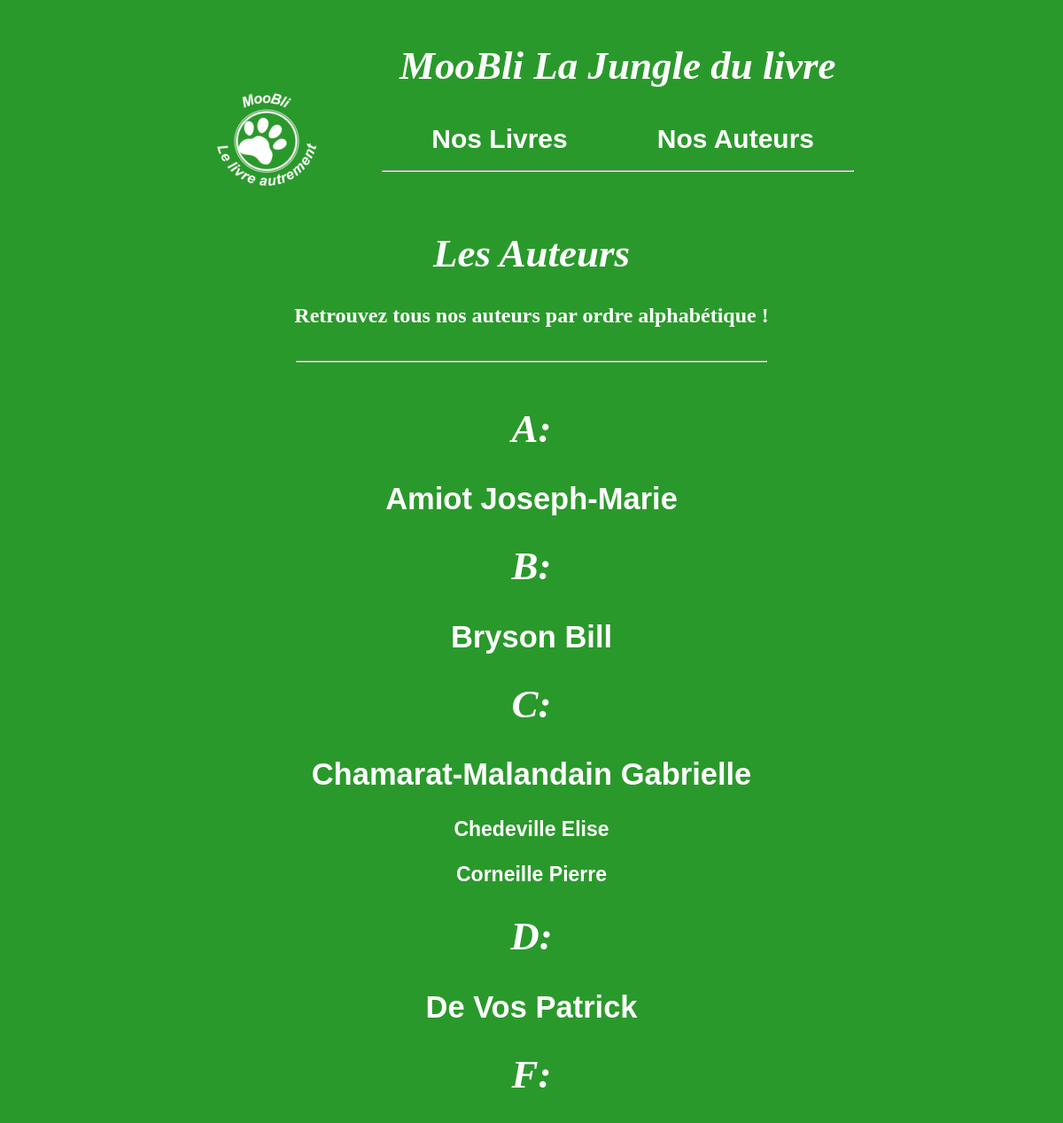
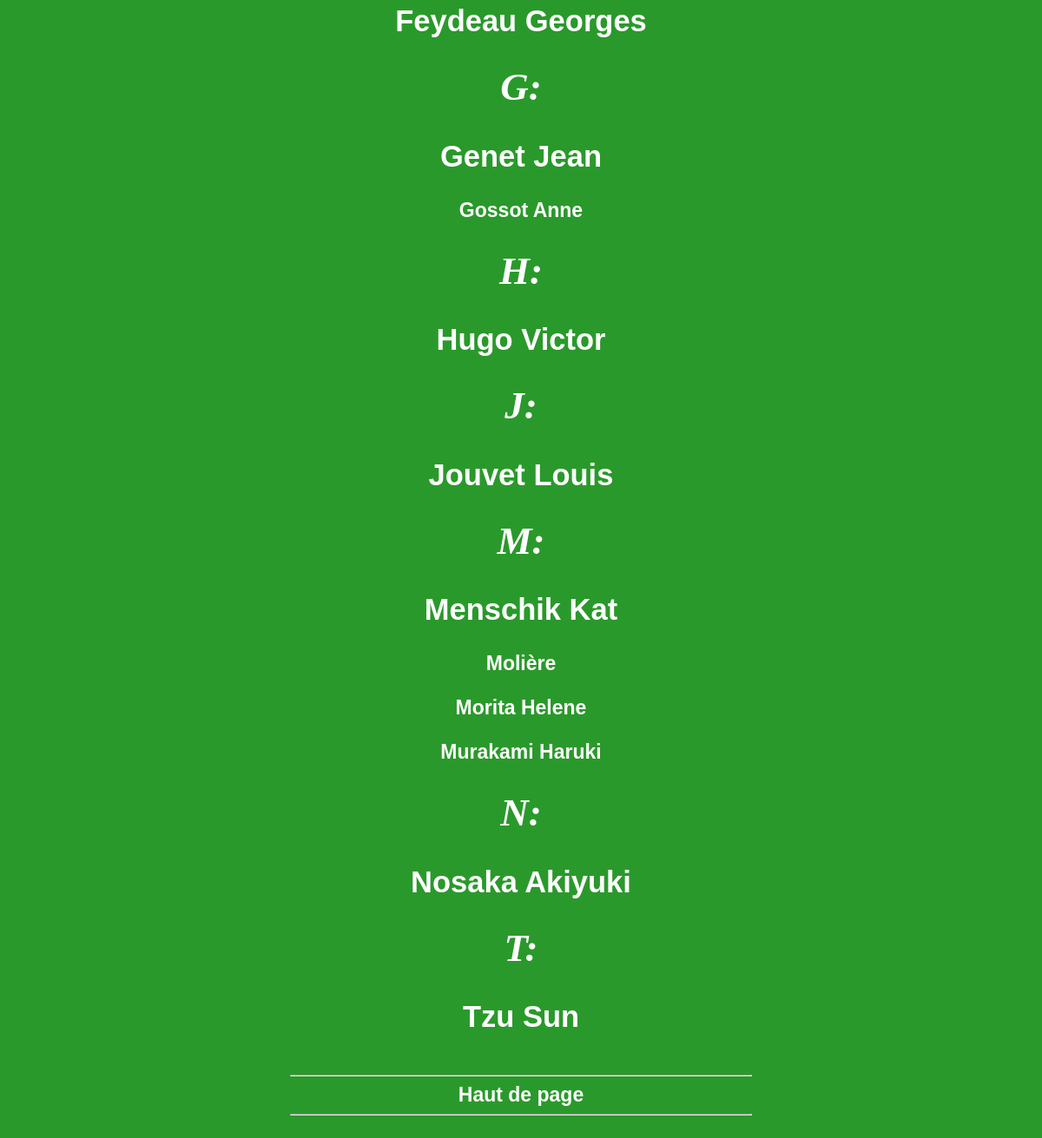
The page /list_auteur.php on the database its author committed (2 pictures, top to bottom).
### tables this page shows
CREATE TABLE `Personne` (
  `id` int(11) NOT NULL,
  `nom` varchar(150) NOT NULL,
  `prenom` varchar(150) DEFAULT NULL
);

### list_auteur.php (the view, shortened to what this page needs)
<!DOCTYPE html>
<html>
    <head>
            <link rel="stylesheet" type="text/css" href="css/css-page.css">
    </head>
                <body>
<?php include ("menu.php"); ?>
                        <center>
                        <h1>Les Auteurs</h1>
                        <h2>Retrouvez tous nos auteurs par ordre alphabétique !</h2>
                        <div class="bouton-aligne">
    <HR>
                        </div>
<?php
try{
	$bdd = new PDO('mysql:host=localhost;dbname=kxmo5226_moobli;charset=utf8', 'kxmo5226_maxime', 'Administrateur@7477');
}catch(Exception $Erreur){
        die('Erreur : '.$Erreur->getMessage());
}
echo'<h1>A:</h1>';
$reponse = $bdd->query('SELECT nom, prenom, id FROM Personne WHERE nom LIKE "A%" ORDER BY nom ASC');
while ($donnees = $reponse->fetch())
{
    $auteur = $donnees['prenom'] . " " .$donnees['nom'];
                echo '<a style="color:white" href="detail_livreauteur.php?auteur=' .$auteur.'&amp;client='.$_GET['client'] .'"><p><h2><center></p>' .$donnees['nom'].'     ' .$donnees['prenom'].'</h2></center><p></a>';
}
echo'<center><h1>B:</h1></center>';
$reponse = $bdd->query('SELECT nom, prenom, id FROM Personne WHERE nom LIKE "B%" ORDER BY nom ASC');
while ($donnees = $reponse->fetch())
{
                    $auteur = $donnees['prenom'] . " " .$donnees['nom'];
                    echo '<a style="color:white" href="detail_livreauteur.php?auteur=' .$auteur.'&amp;client='.$_GET['client'] .'"><p><h2><center></p>' .$donnees['nom'].'     ' .$donnees['prenom'].'</h2></center><p></a>';
}
echo'<center><h1>C:</h1></center>';
$reponse = $bdd->query('SELECT nom, prenom, id FROM Personne WHERE nom LIKE "C%" ORDER BY nom ASC');
while ($donnees = $reponse->fetch())
{
                $auteur = $donnees['prenom'] . " " .$donnees['nom'];
                echo '<a style="color:white" href="detail_livreauteur.php?auteur=' .$auteur.'&amp;client='.$_GET['client'] .'"><p><h2><center></p>' .$donnees['nom'].'     ' .$donnees['prenom'].'</h2></center><p></a>';
}
echo'<center><h1>D:</h1></center>';
$reponse = $bdd->query('SELECT nom, prenom, id FROM Personne WHERE nom LIKE "D%" ORDER BY nom ASC');
while ($donnees = $reponse->fetch())
{
                $auteur = $donnees['prenom'] . " " .$donnees['nom'];
                echo '<a style="color:white" href="detail_livreauteur.php?auteur=' .$auteur.'&amp;client='.$_GET['client'] .'"><p><h2><center></p>' .$donnees['nom'].'     ' .$donnees['prenom'].'</h2></center><p></a>';
}
echo'<center><h1>F:</h1></center>';
$reponse = $bdd->query('SELECT nom, prenom, id FROM Personne WHERE nom LIKE "F%" ORDER BY nom ASC');
while ($donnees = $reponse->fetch())
{
                $auteur = $donnees['prenom'] . " " .$donnees['nom'];
                echo '<a style="color:white" href="detail_livreauteur.php?auteur=' .$auteur.'&amp;client='.$_GET['client'] .'"><p><h2><center></p>' .$donnees['nom'].'     ' .$donnees['prenom'].'</h2></center><p></a>';
}
echo'<center><h1>G:</h1></center>';
$reponse = $bdd->query('SELECT nom, prenom, id FROM Personne WHERE nom LIKE "G%" ORDER BY nom ASC');
while ($donnees = $reponse->fetch())
{
                $auteur = $donnees['prenom'] . " " .$donnees['nom'];
                echo '<a style="color:white" href="detail_livreauteur.php?auteur=' .$auteur.'&amp;client='.$_GET['client'] .'"><p><h2><center></p>' .$donnees['nom'].'     ' .$donnees['prenom'].'</h2></center><p></a>';
}
echo'<center><h1>H:</h1></center>';
$reponse = $bdd->query('SELECT nom, prenom, id FROM Personne WHERE nom LIKE "H%" ORDER BY nom ASC');
while ($donnees = $reponse->fetch())
{
                $auteur = $donnees['prenom'] . " " .$donnees['nom'];
                echo '<a style="color:white" href="detail_livreauteur.php?auteur=' .$auteur.'&amp;client='.$_GET['client'] .'"><p><h2><center></p>' .$donnees['nom'].'     ' .$donnees['prenom'].'</h2></center><p></a>';
}
echo'<center><h1>J:</h1></center>';
$reponse = $bdd->query('SELECT nom, prenom, id FROM Personne WHERE nom LIKE "J%" ORDER BY nom ASC');
while ($donnees = $reponse->fetch())
{
                $auteur = $donnees['prenom'] . " " .$donnees['nom'];
                echo '<a style="color:white" href="detail_livreauteur.php?auteur=' .$auteur.'&amp;client='.$_GET['client'] .'"><p><h2><center></p>' .$donnees['nom'].'     ' .$donnees['prenom'].'</h2></center><p></a>';
}
echo'<center><h1>M:</h1></center>';
$reponse = $bdd->query('SELECT nom, prenom, id FROM Personne WHERE nom LIKE "M%" ORDER BY nom ASC');
while ($donnees = $reponse->fetch())
{
                $auteur = $donnees['prenom'] . " " .$donnees['nom'];
                echo '<a style="color:white" href="detail_livreauteur.php?auteur=' .$auteur.'&amp;client='.$_GET['client'] .'"><p><h2><center></p>' .$donnees['nom'].'     ' .$donnees['prenom'].'</h2></center><p></a>';
}
echo'<center><h1>N:</h1></center>';
$reponse = $bdd->query('SELECT nom, prenom, id FROM Personne WHERE nom LIKE "N%" ORDER BY nom ASC');
while ($donnees = $reponse->fetch())
{
                $auteur = $donnees['prenom'] . " " .$donnees['nom'];
                echo '<a style="color:white" href="detail_livreauteur.php?auteur=' .$auteur.'&amp;client='.$_GET['client'] .'"><p><h2><center></p>' .$donnees['nom'].'     ' .$donnees['prenom'].'</h2></center><p></a>';
}
echo'<center><h1>T:</h1></center>';
$reponse = $bdd->query('SELECT nom, prenom, id FROM Personne WHERE nom LIKE "T%" ORDER BY nom ASC');
while ($donnees = $reponse->fetch())
{
                $auteur = $donnees['prenom'] . " " .$donnees['nom'];
                echo '<a style="color:white" href="detail_livreauteur.php?auteur=' .$auteur.'&amp;client='.$_GET['client'] .'"><p><h2><center></p>' .$donnees['nom'].'     ' .$donnees['prenom'].'</h2></center><p></a>';
}
?>
<center>
<div class="bouton-aligne">
<HR>
        <center><a style="color:white" href="#">Haut de page</a></center>
<HR>
    </div>
    </center>
</body>
</html>

### menu.php (shortened to what this page needs)
<!DOCTYPE html>
<html>
<head>
	<link rel="stylesheet" type="text/css" href="css/style-menu.css">
</head>
<body>
	<center>
	<a href="index.php">
		<img src="img/logo.png">
	</a>
	<div class="bouton-aligne">
	<h1>MooBli La Jungle du livre</h1>
	<div class="bouton-aligne">
		<a href="list_livre.php" input type="button" class="bouton">Nos Livres</a>
	</div><div class="bouton-aligne">
		<a href="list_auteur.php" input type="button" class="bouton">Nos Auteurs</a>
	</div>
	<HR>
                <br>
</center>
</body>
</html>

### css/css-page.css (style rules this page uses)
h1 { color: white; font-size: 45px; font-style: oblique; font-weight: 800; }
body { background-color: #2A992B; }
div.bouton-aligne { display:inline-block; width: 45%; margin: 10px 2.5% 10px 2.5%; }
a { font:bold 23px Arial; }
h2 { color: white; }

### css/style-menu.css (style rules this page uses)
a:link { text-decoration:none }
.bouton { width:35px; height:35px; background:#2A992B; font:bold 30px Arial; border-radius:60%; border:none; color:#fff; }
body { background-color: #2A992B; }
div.bouton-aligne { display:inline-block; width:45%; margin:10px 2.5% 10px 2.5%; text-align:center; }
h1 { color: white; font-size: 20spx; font-style: oblique; font-weight: 800; }

### rows shown on the page
personne: nom "Amiot", prenom "Joseph-Marie"
personne: nom "Bryson", prenom "Bill"
personne: nom "Chamarat-Malandain", prenom "Gabrielle"
personne: prenom "Elise"
personne: prenom "Pierre"
personne: nom "De Vos", prenom "Patrick"
personne: nom "Feydeau", prenom "Georges"
personne: nom "Genet", prenom "Jean"
personne: prenom "Anne"
personne: nom "Hugo", prenom "Victor"
personne: nom "Jouvet", prenom "Louis"
personne: nom "Menschik", prenom "Kat"
personne: prenom "Helene"
personne: prenom "Haruki"
personne: nom "Nosaka", prenom "Akiyuki"
personne: nom "Tzu", prenom "Sun"
